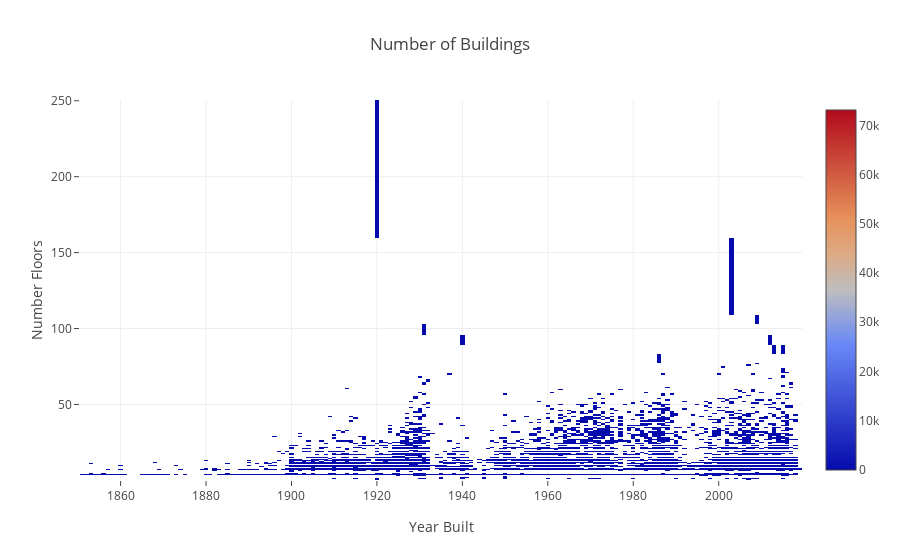

Write notebook code for a chart like this one.
### Code cell
trace = go.Heatmap(z=np.array((ny_yearfloor['NumBldgs'])),
                   x=np.array((ny_yearfloor['YearBuilt'])),
                   y=np.array((ny_yearfloor['NumFloors'])))

layout = go.Layout(
    title='Number of Buildings',
    xaxis = dict(title = 'Year Built'),
    yaxis = dict(title = 'Number Floors')
)

fig = go.Figure(data = [trace], layout = layout)

#py.iplot(fig, filename = 'ny-year-built')
plotly.offline.iplot(fig)

### Figure 1 — Plotly figure (JSON) as saved in the notebook; plotly's stock layout.template omitted (floating-point values rounded to 4 significant figures; data arrays with more than 128 entries replaced by an {"elided": "..."} marker saying what was removed)
{"data": [{"type": "heatmap", "uid": "52a15e25-9b50-44d0-bf21-e6817a459a25", "x": {"elided": "4203 int values"}, "y": {"elided": "4203 float values"}, "z": {"elided": "4203 int values"}}], "layout": {"title": {"text": "Number of Buildings"}, "xaxis": {"title": {"text": "Year Built"}}, "yaxis": {"title": {"text": "Number Floors"}}}}
